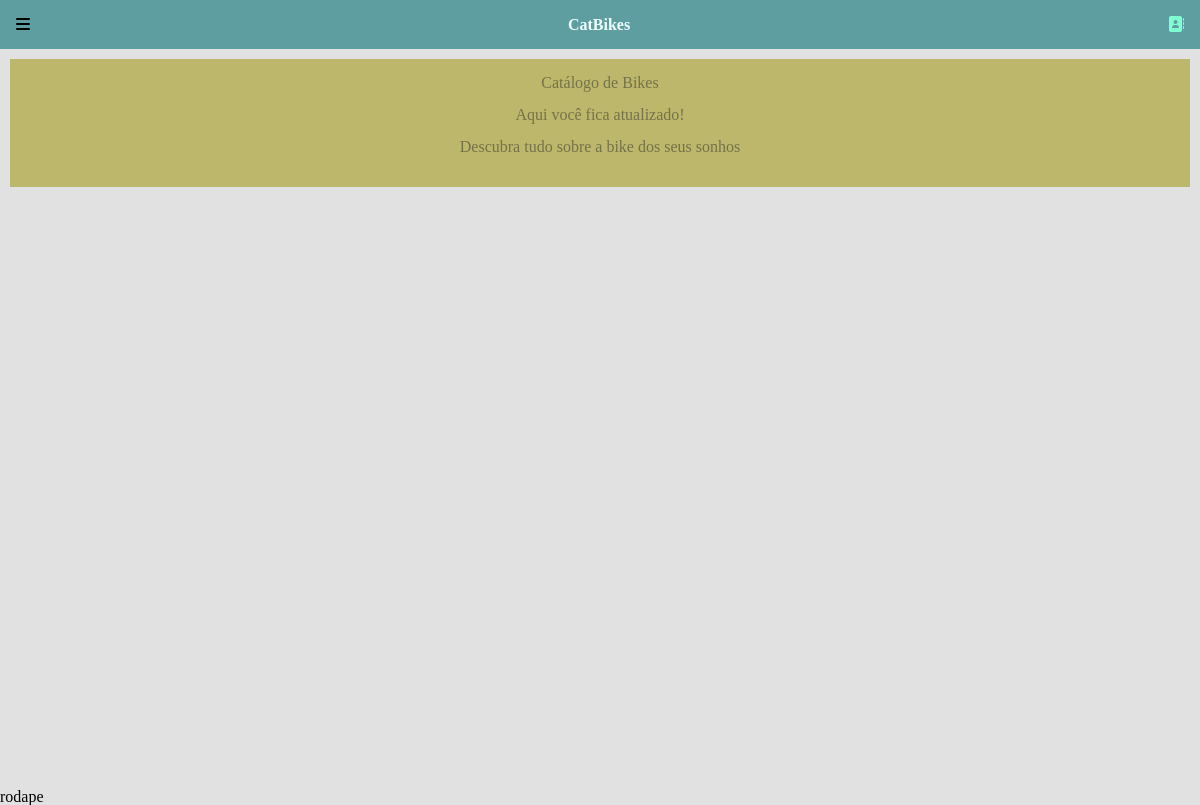
The app's page /, older data.
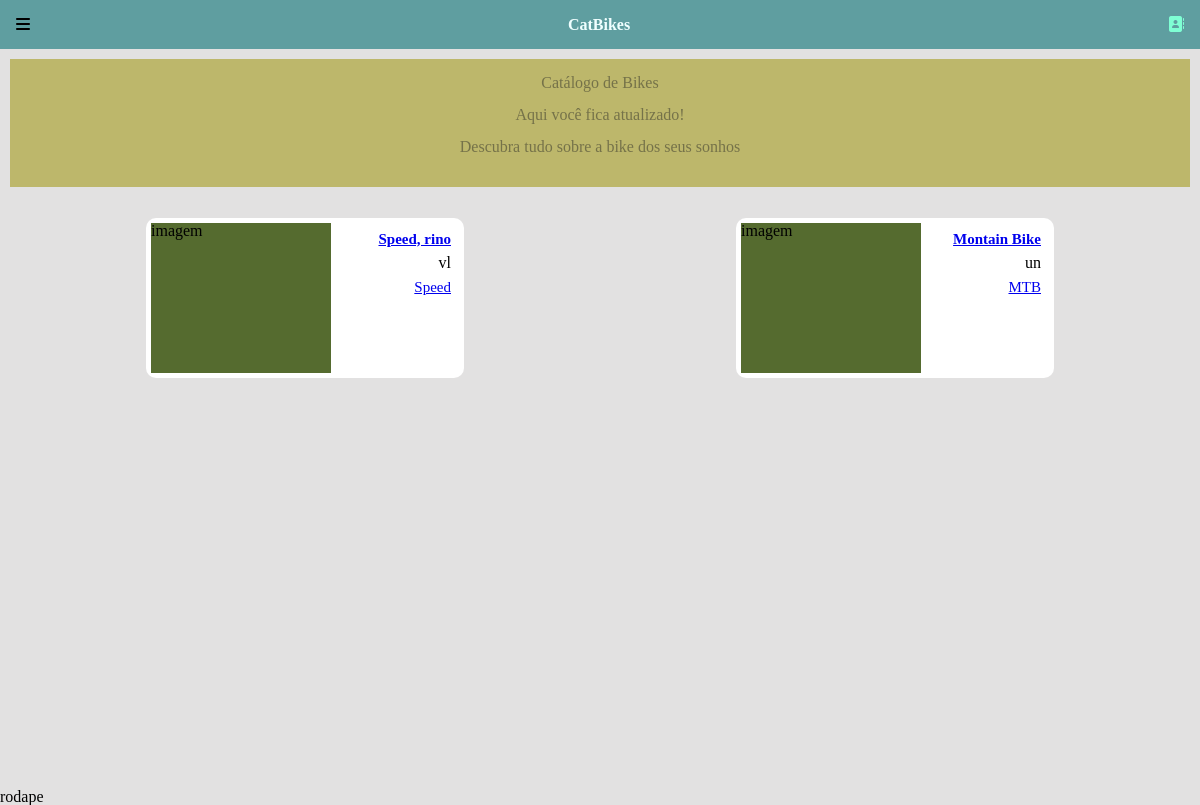
The same page, newer data.
### catalogo/models.py (models this page shows, shortened)
class Peca(models.Model):
    index = models.BigAutoField(primary_key=True)
    nome = models.CharField(max_length=30, null=False)
    descricao = models.TextField()
    relacao = models.CharField( choices= (('velocidade','velocidade'), ('unica','unica')), max_length=250, null=False)
    modalidade = models.ForeignKey(Modadalidade, on_delete = models.CASCADE)

class Modadalidade(models.Model):
    index = models.BigAutoField(primary_key=True)
    nome = models.CharField(max_length=30, null=False)
    def __str__(self):
        return self.nome

### catalogo/views/lista_peca.py (the view)
# urls.py: path('', lista_peca, name='lista_peca'),
def lista_peca(request):
    peca = Peca.objects.all()
    context = {
        'lista_peca': peca
    }
    return render(request, 'peca/lista_peca.html', context = context)

### templates/peca/lista_peca.html
{% extends 'index.html' %}
{% block content %}
    <div class="container__cards">
        <section class="banner">
            <h2 class="titulo_banner">
                Catálogo de Bikes
            </h2>
            <p class="banner_texto">
                Aqui você fica atualizado!
            </p>
            <p class="texto"> Descubra tudo sobre a bike dos seus sonhos</p>
        </section>
        <div class="container_card">
            {% for lista in lista_peca %}
                <div class="card">
                    <h2 class="img_card">imagem</h2>
                    <ul class="lista">
                        <li class="item_lista"><a href=" informacao/{{lista.index}}" class="lista_nome">{{ lista.nome }}</a></li>
                        <li class="item_lista"><p class="lista_descricao">{{ lista.relacao }}</p></li>
                        <li class="item_lista"><a href="#" class="lista_modalidade">{{ lista.modalidade }}</a></li>
                    </ul>
                </div>
            {% endfor %}
        </div>
    </div>
{% endblock %}

Row changes from the older to the newer data that the page shows:
added Peca: nome "Speed, rino", relacao "vl", modalidade "Speed"
added Peca: nome "Montain Bike", relacao "un", modalidade "MTB"
